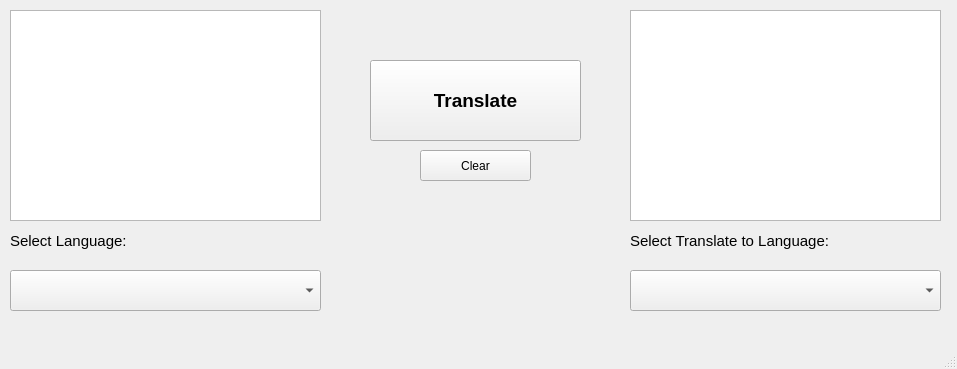
<?xml version="1.0" encoding="UTF-8"?>
<ui version="4.0">
 <class>MainWindow</class>
 <widget class="QMainWindow" name="MainWindow">
  <property name="geometry">
   <rect>
    <x>0</x>
    <y>0</y>
    <width>957</width>
    <height>369</height>
   </rect>
  </property>
  <property name="windowTitle">
   <string>MainWindow</string>
  </property>
  <widget class="QWidget" name="centralwidget">
   <widget class="QTextEdit" name="textEdit">
    <property name="geometry">
     <rect>
      <x>10</x>
      <y>10</y>
      <width>311</width>
      <height>211</height>
     </rect>
    </property>
   </widget>
   <widget class="QPushButton" name="pushButton">
    <property name="geometry">
     <rect>
      <x>420</x>
      <y>150</y>
      <width>111</width>
      <height>31</height>
     </rect>
    </property>
    <property name="text">
     <string>Clear</string>
    </property>
   </widget>
   <widget class="QLabel" name="label">
    <property name="geometry">
     <rect>
      <x>10</x>
      <y>220</y>
      <width>251</width>
      <height>41</height>
     </rect>
    </property>
    <property name="font">
     <font>
      <pointsize>11</pointsize>
     </font>
    </property>
    <property name="text">
     <string>Select Language: </string>
    </property>
   </widget>
   <widget class="QComboBox" name="comboBox">
    <property name="geometry">
     <rect>
      <x>10</x>
      <y>270</y>
      <width>311</width>
      <height>41</height>
     </rect>
    </property>
    <property name="font">
     <font>
      <pointsize>10</pointsize>
     </font>
    </property>
   </widget>
   <widget class="QPushButton" name="pushButton_2">
    <property name="geometry">
     <rect>
      <x>370</x>
      <y>60</y>
      <width>211</width>
      <height>81</height>
     </rect>
    </property>
    <property name="font">
     <font>
      <pointsize>14</pointsize>
      <weight>75</weight>
      <bold>true</bold>
     </font>
    </property>
    <property name="text">
     <string>Translate</string>
    </property>
   </widget>
   <widget class="QTextEdit" name="textEdit_2">
    <property name="geometry">
     <rect>
      <x>630</x>
      <y>10</y>
      <width>311</width>
      <height>211</height>
     </rect>
    </property>
   </widget>
   <widget class="QComboBox" name="comboBox_2">
    <property name="geometry">
     <rect>
      <x>630</x>
      <y>270</y>
      <width>311</width>
      <height>41</height>
     </rect>
    </property>
    <property name="font">
     <font>
      <pointsize>10</pointsize>
     </font>
    </property>
   </widget>
   <widget class="QLabel" name="label_2">
    <property name="geometry">
     <rect>
      <x>630</x>
      <y>220</y>
      <width>251</width>
      <height>41</height>
     </rect>
    </property>
    <property name="font">
     <font>
      <pointsize>11</pointsize>
     </font>
    </property>
    <property name="text">
     <string>Select Translate to Language:</string>
    </property>
   </widget>
  </widget>
  <widget class="QMenuBar" name="menubar">
   <property name="geometry">
    <rect>
     <x>0</x>
     <y>0</y>
     <width>957</width>
     <height>26</height>
    </rect>
   </property>
  </widget>
  <widget class="QStatusBar" name="statusbar"/>
 </widget>
 <resources/>
 <connections/>
</ui>
